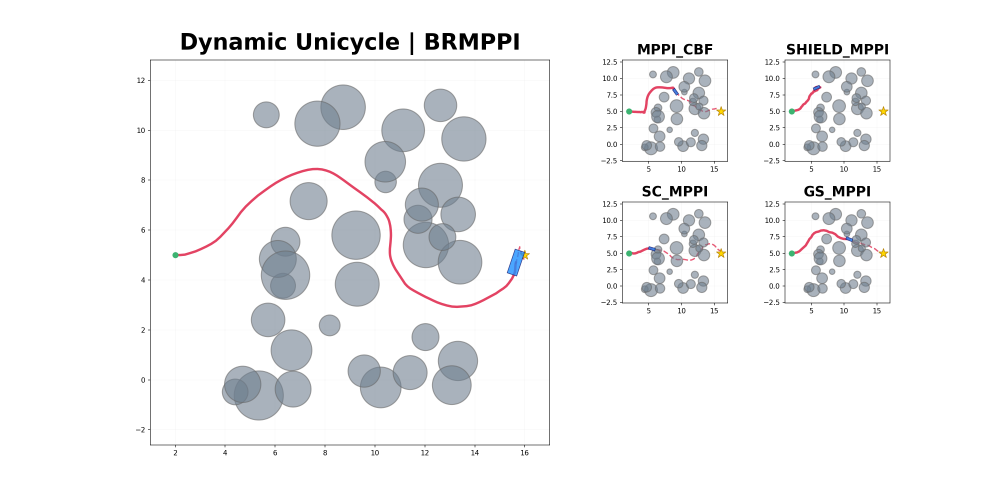
#> input picture temp_img1.png, 3000 x 1500 px (shown at 1/3 size)
$ python extract_env.py temp_img1.png
#> lines starting #> are read from the running program, lines starting #| are printed output that depends on the picture; after the words box and inside, x2 and y2 are one past the last pixel; in counts of white or black regions, pixels touching at a corner belong together; long printed decimals are rounded
import numpy as np
from PIL import Image
import scipy.ndimage as ndimage
import sys
import json

def extract(img_path):
#> called with img_path = 'temp_img1.png'
    img = Image.open(img_path).convert('RGB')
    arr = np.array(img)
    w = arr.shape[1]
#> w = 3000
    left_arr = arr[:, :int(w*0.55)]
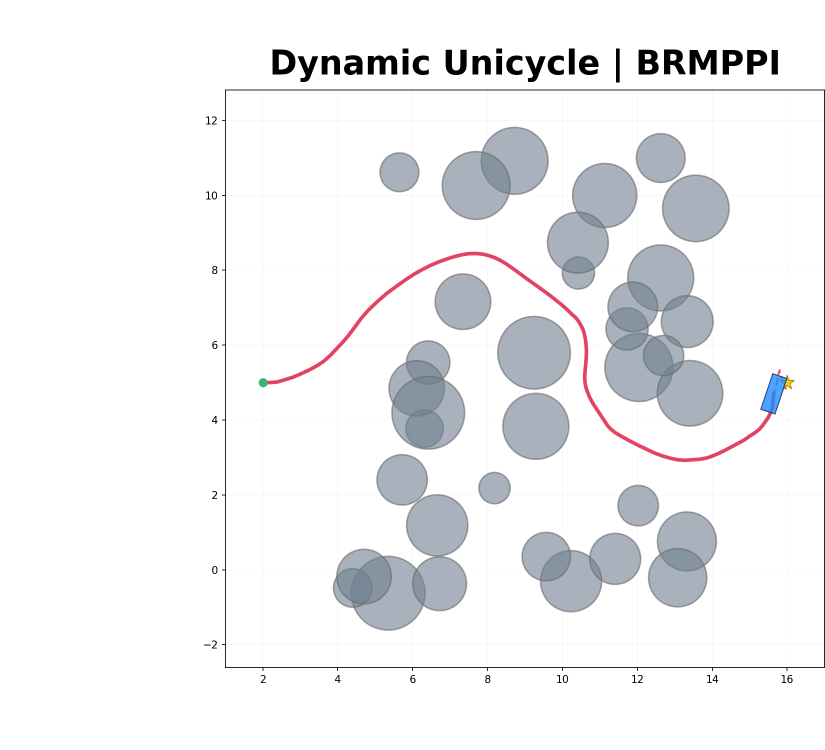
#> left_arr: shape (1500, 1650, 3) (shown at 1/2 size); mean R, G, B 239.5, 240.1, 241.5

    def dist(color):
        return np.linalg.norm(left_arr - np.array(color), axis=2)

    # Old start color: mediumseagreen (60, 179, 113)
    d_green = dist([60, 179, 113])
    green_mask = d_green < 50
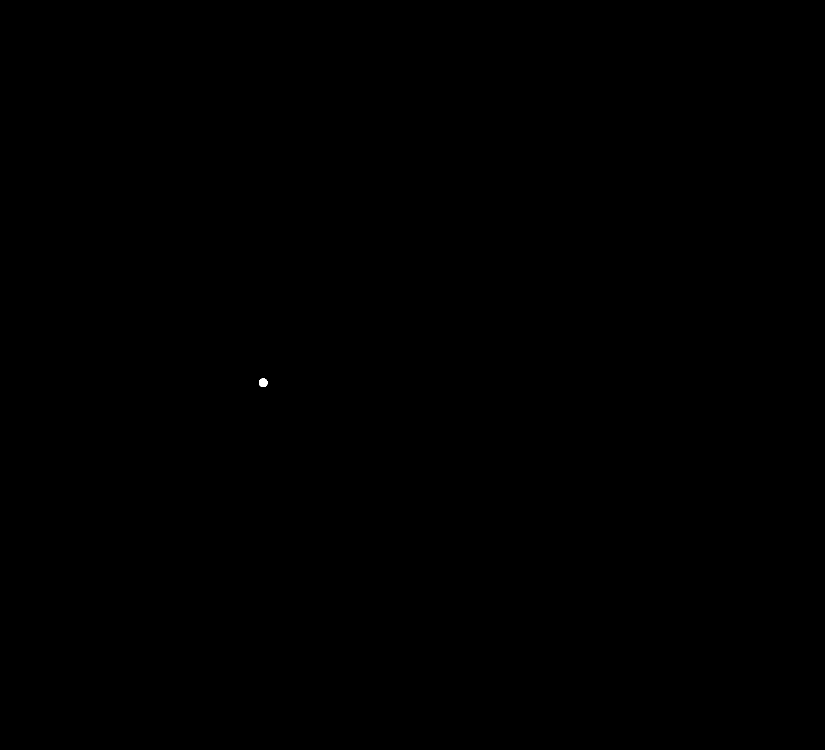
#> green_mask: shape (1500, 1650) bool (shown at 1/2 size); 0.01% white; 1 white region, box (x1, y1, x2, y2) and area: (518, 757, 535, 774) 241
    lbl, num = ndimage.label(green_mask)
#> num = 1
    start_px = None
    best_size = 0
    for i in range(1, num+1):
        size = np.sum(lbl == i)
        if size > best_size:
            best_size = size
            coords = np.where(lbl == i)
            start_px = (np.mean(coords[1]), np.mean(coords[0]))
#> this loop made 1 pass
#> (size, best_size, coords, start_px) on pass 1: (241, 241, 241 positions, rows 757 to 773, columns 518 to 534, (526, 765))
#> after the loop, best_size = 241

    # Old goal color: gold (255, 215, 0)
    d_yellow = dist([255, 215, 0])
#> in dist (call 2), `return np.linalg.norm(left_arr - np.array(color), axis=2)`:
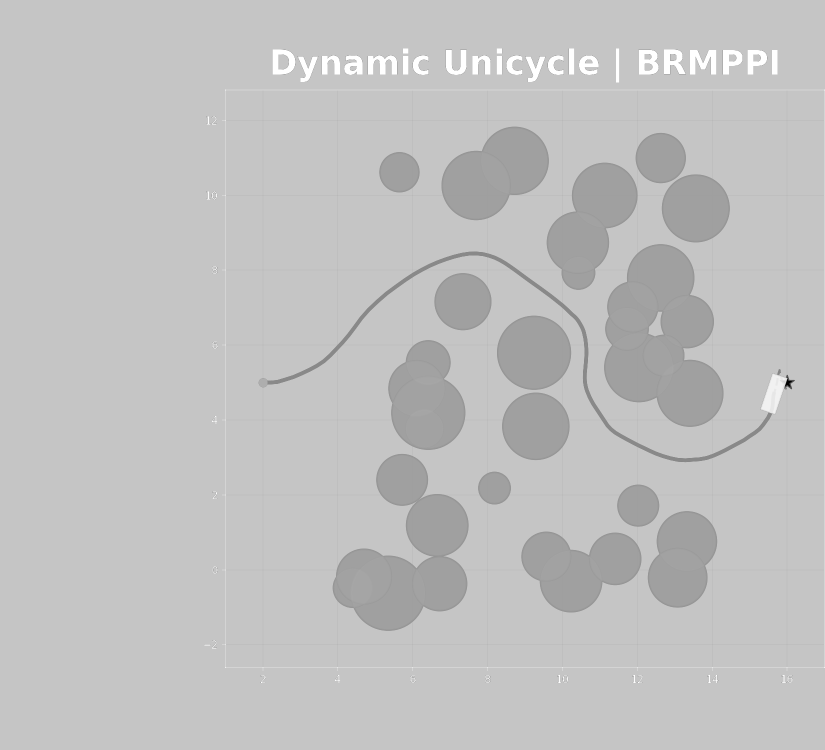
#> returned value: shape (1500, 1650) float64 (shown at 1/2 size); min 0, max 333.5, mean 252.2; drawn with min black and max white
    yellow_mask = d_yellow < 50
#> yellow_mask: shape (1500, 1650) bool; 0% white; 2 white regions (1 under 20 px), largest, box (x1, y1, x2, y2) and area: (1570, 757, 1585, 774) 96
    lbl, num = ndimage.label(yellow_mask)
#> lbl: shape (1500, 1650) int32; 4 distinct labels, from 0 to 3
#> num = 3
    goal_px = None
    best_size = 0
    for i in range(1, num+1):
        size = np.sum(lbl == i)
        if size > best_size:
            best_size = size
            coords = np.where(lbl == i)
            goal_px = (np.mean(coords[1]), np.mean(coords[0]))
#> this loop made 3 passes
#> (size, best_size, coords, goal_px) on passes 1 to 2: (1, 1, ([755], [1574]), (1574, 755)), (95, 95, 95 positions, rows 757 to 772, columns 1570 to 1584, (1575.9, 765.5))
#> size on pass 3: 1
#> after the loop, best_size = 95

    # Old obstacles: slategray (112, 128, 144) with alpha=0.6 -> approx (198, 204, 211)
    # Let's just find anything greyish.
    rgbs = left_arr.astype(int)
    max_c = np.max(rgbs, axis=2)
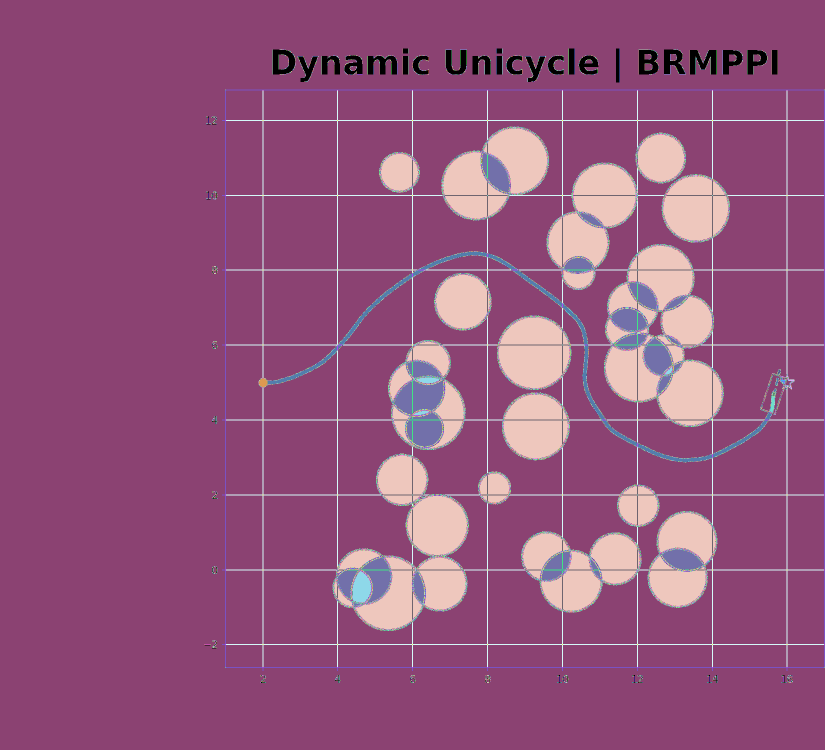
#> max_c: shape (1500, 1650) int64 (shown at 1/2 size); 256 distinct labels, from 0 to 255; one colour per label, 0 black
    min_c = np.min(rgbs, axis=2)
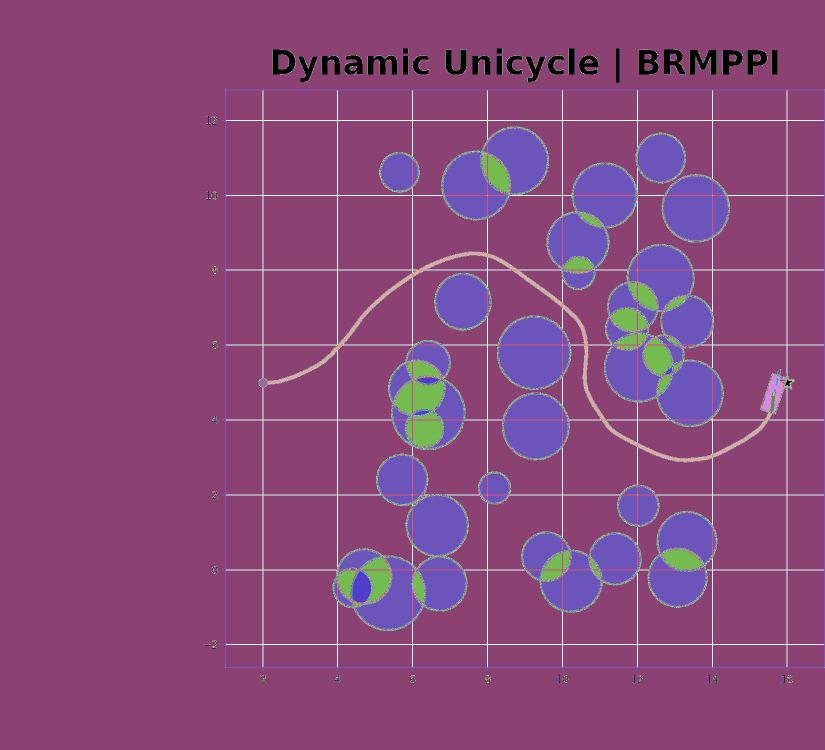
#> min_c: shape (1500, 1650) int64 (shown at 1/2 size); 256 distinct labels, from 0 to 255; one colour per label, 0 black
    mean_c = np.mean(rgbs, axis=2)

    gray_mask = (max_c - min_c < 20) & (mean_c > 160) & (mean_c < 220)
#> gray_mask: shape (1500, 1650) bool; 10.1% white; 598 white regions (536 under 20 px), largest, box (x1, y1, x2, y2) and area: (997, 635, 1139, 776) 15773, (1327, 352, 1456, 482) 13159, (1007, 788, 1136, 917) 12955

    gray_mask = ndimage.binary_erosion(gray_mask, iterations=2)
#> gray_mask: shape (1500, 1650) bool; 8.8% white; 37 white regions (2 under 20 px), largest, box (x1, y1, x2, y2) and area: (999, 637, 1137, 774) 14981, (1329, 354, 1454, 480) 12433, (1009, 790, 1134, 915) 12237
    gray_mask = ndimage.binary_dilation(gray_mask, iterations=2)

    lbl, num = ndimage.label(gray_mask)
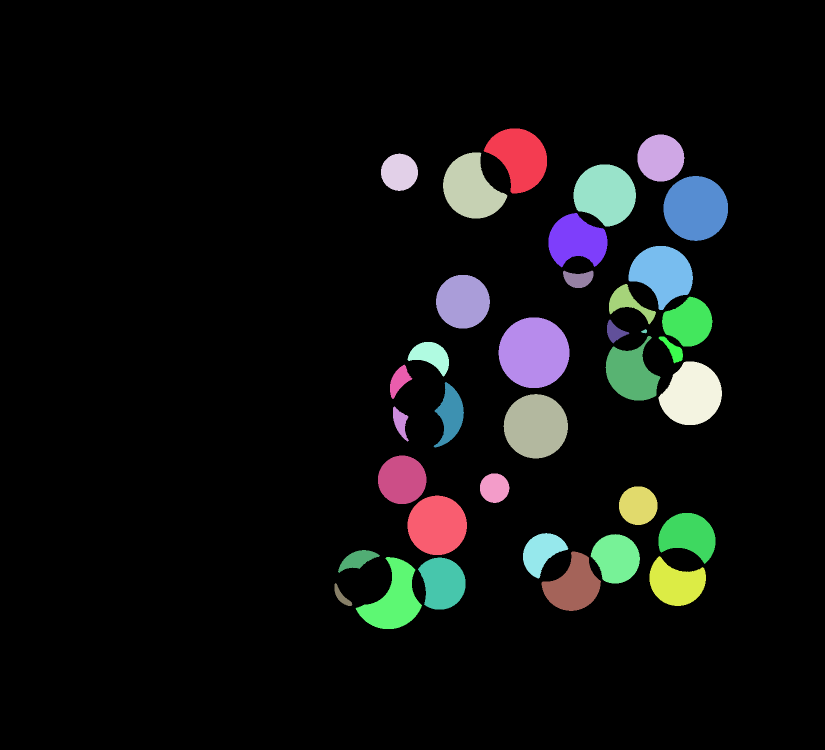
#> lbl: shape (1500, 1650) int32 (shown at 1/2 size); 37 distinct labels, from 0 to 36; one colour per label, 0 black
#> num = 36
    obstacles_px = []
    for i in range(1, num+1):
        mask_i = lbl == i
        size = np.sum(mask_i)
        if size > 100:
            coords = np.where(mask_i)
            cy, cx = np.mean(coords[0]), np.mean(coords[1])
            r_y = (np.max(coords[0]) - np.min(coords[0])) / 2.0
            r_x = (np.max(coords[1]) - np.min(coords[1])) / 2.0
            radius = max(r_y, r_x)
            # compensate for erosion
            radius += 1
            obstacles_px.append((cx, cy, radius))
#> this loop made 36 passes
#> (size, coords, cy, cx, r_y, r_x, radius) on passes 1 to 7: (10369, 10369 positions, rows 257 to 386, columns 967 to 1093, 314.5, 1039.2, 64.5, 63, 65.5), (6939, 6939 positions, rows 269 to 362, columns 1275 to 1368, 315.6, 1321.1, 46.5, 46.5, 47.5), (10765, 10765 positions, rows 305 to 436, columns 886 to 1014, 377.1, 941.5, 65.5, 64, 66.5), (4312, 4312 positions, rows 307 to 381, columns 762 to 835, 344, 798.4, 37, 36.5, 38), (11532, 11532 positions, rows 329 to 452, columns 1147 to 1271, 387.7, 1210.6, 61.5, 62, 63), (13159, 13159 positions, rows 352 to 481, columns 1327 to 1455, 416.3, 1391.2, 64.5, 64, 65.5), (8808, 8808 positions, rows 426 to 534, columns 1097 to 1214, 480.8, 1153.2, 54, 58.5, 59.5)
#> size on pass 15: 64
#> pass 3, in extract, `mask_i = lbl == i`:
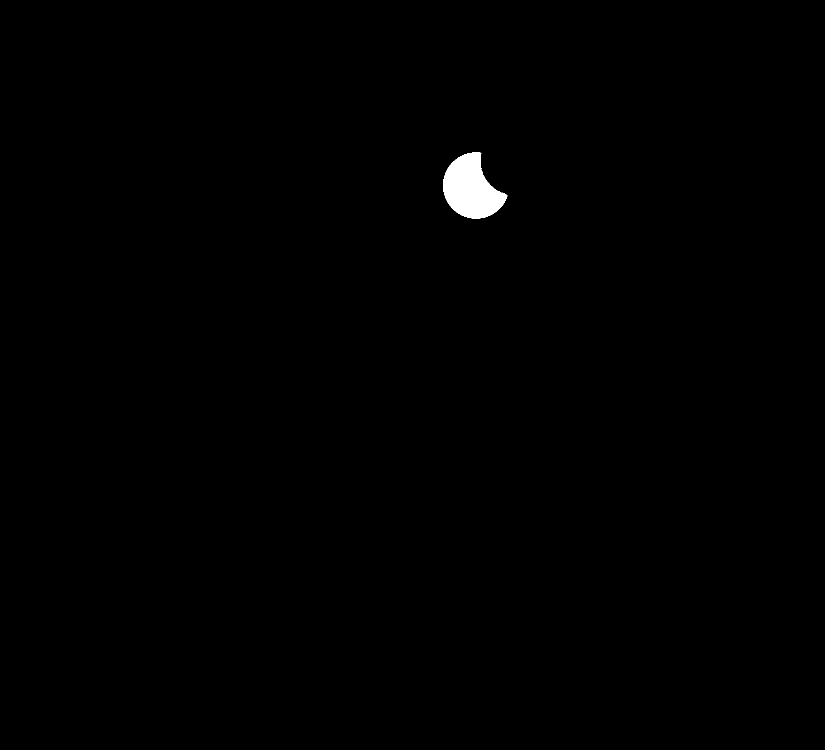
#> mask_i: shape (1500, 1650) bool (shown at 1/2 size); 0.43% white; 1 white region, box (x1, y1, x2, y2) and area: (886, 305, 1015, 437) 10765
#> after the loop: mask_i: shape (1500, 1650) bool; 0.02% white; 1 white region, box (x1, y1, x2, y2) and area: (669, 1166, 705, 1212) 587
#> after the loop, obstacles_px = 35 items, first 6: (1039.2, 314.5, 65.5), (1321.1, 315.6, 47.5), (941.5, 377.1, 66.5), (798.4, 344, 38), (1210.6, 387.7, 63), (1391.2, 416.3, 65.5)

    return start_px, goal_px, len(obstacles_px), obstacles_px

if __name__ == "__main__":
    s, g, n, obs = extract(sys.argv[1])
#> s = (526, 765); g = (1575.9, 765.5); n = 35; obs has the same summary as obstacles_px in extract
    print(f"Start: {s}")
#| Start: (526.0, 765.0)
    print(f"Goal: {g}")
#| Goal: (1575.874, 765.516)
    print(f"Num Obs: {n}")
#| Num Obs: 35
